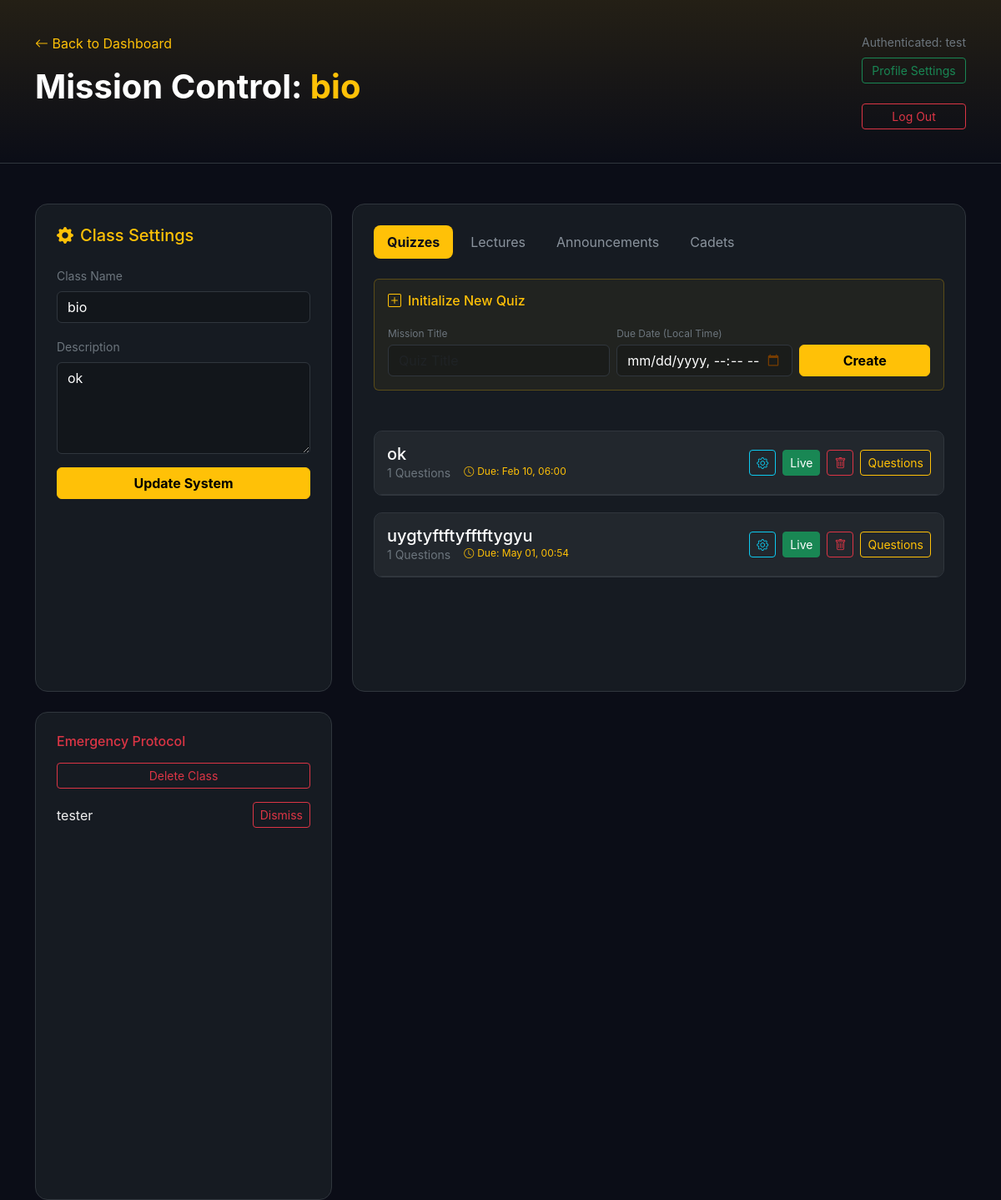
Screenshot of /classes/manage_class/3/ (signed in) with the database file from the repository.
### classes/models.py (models this page shows, shortened)
class ClassModel(models.Model):
    name = models.CharField(max_length=200)
    description = models.TextField()
    author = models.ForeignKey(User, on_delete=models.CASCADE)
    tags = models.ManyToManyField(Tag, related_name="classes")
    students = models.ManyToManyField(User, related_name="enrolled_classes", blank=True)

class Quiz(models.Model):
    course = models.ForeignKey(ClassModel, on_delete=models.CASCADE, related_name='quizzes')
    title = models.CharField(max_length=200)
    is_published = models.BooleanField(default=False)
    created_at = models.DateTimeField(auto_now_add=True)
    due_date = models.DateTimeField(null=True, blank=True)

### classes/views.py (the view, shortened to what this page needs)
# urls.py: path("manage_class/<int:pk>/", views.manage_class, name="manage_class"),
@login_required
def manage_class(request, pk):
    class_obj = get_object_or_404(ClassModel, pk=pk)
    quizzes = class_obj.quizzes.all().order_by('-created_at')
    quizzes = Quiz.objects.filter(course=class_obj)
    students = class_obj.students.all()
    submissions = SubmitQuiz.objects.filter(quiz__course=class_obj)
    all_data = {}
    for student in students:
        all_data[student.username] = [
        ["Student username", "Quiz", "Correct answers", "Incorrect answers", "Date submited", "Punctuality"]
    ]
    for sub in submissions:
        name = sub.student.username
        tab = all_data.get(name)
        if tab is not None:
            if sub.date <= sub.quiz.due_date:
                punc = "On time"
            else:
                punc = "Late"
            tab.append([name, sub.quiz.title, sub.score, sub.quiz.questions.count() - sub.score, sub.date, punc])
        else:
            continue
    return render(request, 'classes/manage_class.html', {
        'class_obj': class_obj,
        'quizzes': quizzes,
        'students': class_obj.students.all(),
        'lectures': class_obj.lectures.all(),
        'dictionary' : all_data,
        'announcements': class_obj.announcements.all(),
    })

### classes/models.py (called while the page is built)
    def get_file_count(self):
        files = [self.file_1, self.file_2, self.file_3, self.file_4, self.file_5]
        return len([f for f in files if f])

### classes/templates/classes/manage_class.html (shortened to what this page needs)
{% load static %}
<!DOCTYPE html>
<html lang="en">
<head>
    <link rel="stylesheet" href="https://cdn.jsdelivr.net/npm/bootstrap-icons@1.11.1/font/bootstrap-icons.css">
    <link href="https://cdn.jsdelivr.net/npm/bootstrap@5.3.0/dist/css/bootstrap.min.css" rel="stylesheet">
</head>
<body>
<header class="manage-header mb-5">
    <div class="container d-flex justify-content-between align-items-start">
        <div>
            <a href="{% url 'classes:index' %}" class="text-warning text-decoration-none mb-3 d-inline-block">
                <i class="bi bi-arrow-left"></i> Back to Dashboard
            </a>
            <h1 class="display-6 fw-bold text-white">Mission Control: <span class="text-warning">{{ class_obj.name }}</span></h1>
        </div>
        <div class="text-end">
            <p class="small text-secondary mb-2">Authenticated: {{ user.username }}</p>
            <form action="{% url 'accounts:profile_settings' request.user.pk %}" method="post">
                <button type="submit" class="btn btn-outline-success btn-sm w-100">
                    Profile Settings
                </button>
            </form>
<br>
            <form action="{% url 'classes:log_out' %}" method="post">
                <button type="submit" class="btn btn-outline-danger btn-sm w-100">
                    Log Out
                </button>
            </form>
        </div>
    </div>
</header>
<main class="container mb-5">
    <div class="row g-4">
        <div class="col-lg-4">
            <div class="glass-card mb-4">
                <h3 class="h5 text-warning mb-4"><i class="bi bi-gear-fill me-2"></i>Class Settings</h3>
                <form method="POST">
                    <div class="mb-3">
                        <label class="form-label text-secondary small">Class Name</label>
                        <input type="text" name="name" class="form-control" value="{{ class_obj.name }}">
                    </div>
                    <div class="mb-3">
                        <label class="form-label text-secondary small">Description</label>
                        <textarea name="description" class="form-control" rows="4">{{ class_obj.description }}</textarea>
                    </div>
                    <button type="submit" name="manage" value="change" class="btn btn-warning w-100 fw-bold">Update System</button>
                </form>
            </div>
            <div class="glass-card">
                <h3 class="h6 text-danger mb-3">Emergency Protocol</h3>
                <form method="POST" onsubmit="return confirm('Delete this class and all data?');">
                    <button type="submit" name="manage" value="delete" class="btn btn-outline-danger btn-sm w-100">Delete Class</button>
                </form>
                {% for student in students %}
                   <ul class="mt-3 list-unstyled">
                        <li class="d-flex justify-content-between align-items-center mb-2">
                            <span>{{ student.username }}</span>
                            <form action="{% url 'classes:dismiss' class_obj.pk student.pk %}"
                                  method="POST"
                                  onsubmit="return confirm('Are you sure you want to dismiss {{ student.username }} from this class?');">
                                <button type="submit" class="btn btn-sm btn-outline-danger">Dismiss</button>
                            </form>
                        </li>
                    </ul>
                {% endfor %}
            </div>
        </div>
        <div class="col-lg-8">
            <div class="glass-card">
                <ul class="nav nav-pills mb-4" id="pills-tab" role="tablist">
                    <li class="nav-item"><button class="nav-link active" data-bs-toggle="pill" data-bs-target="#quiz-content">Quizzes</button></li>
                    <li class="nav-item"><button class="nav-link" data-bs-toggle="pill" data-bs-target="#lecture-content">Lectures</button></li>
                    <li class="nav-item"><button class="nav-link" data-bs-toggle="pill" data-bs-target="#announcement-content">Announcements</button></li>
                    <li class="nav-item"><button class="nav-link" data-bs-toggle="pill" data-bs-target="#assign-content">Cadets</button></li>
                </ul>
                <div class="tab-content">
                    <div class="tab-pane fade show active" id="quiz-content">
                        <div class="mb-5 p-3 rounded border border-warning border-opacity-25" style="background: rgba(255,193,7,0.05)">
                            <h4 class="h6 text-warning mb-3"><i class="bi bi-plus-square me-2"></i>Initialize New Quiz</h4>
                            <form method="POST" class="row g-2 align-items-end">
                                <div class="col-md-5">
                                    <label class="tiny text-secondary mb-1">Mission Title</label>
                                    <input type="text" name="quiz_title" class="form-control" placeholder="Quiz Title" required>
                                </div>
                                <div class="col-md-4">
                                    <label class="tiny text-secondary mb-1">Due Date (Local Time)</label>
                                    <input type="datetime-local" name="due_date" class="form-control">
                                </div>
                                <div class="col-md-3">
                                    <button type="submit" name="manage" value="create_quiz_container" class="btn btn-warning w-100 fw-bold">Create</button>
                                </div>
                            </form>
                        </div>
                        {% for quiz in quizzes %}
                        <div class="quiz-container">
                            <div class="quiz-header d-flex justify-content-between align-items-center">
                                <div>
                                    <h5 class="mb-0 text-white">{{ quiz.title }}</h5>
                                    <div class="d-flex gap-3">
                                        <small class="text-secondary">{{ quiz.questions.count }} Questions</small>
                                        {% if quiz.due_date %}
                                        <small class="text-warning tiny"><i class="bi bi-clock me-1"></i>Due: {{ quiz.due_date|date:"M d, H:i" }}</small>
                                        {% endif %}
                                    </div>
                                </div>
                                <div class="d-flex gap-2">
                                    <button class="btn btn-sm btn-outline-info" data-bs-toggle="modal" data-bs-target="#editQuiz{{ quiz.id }}"><i class="bi bi-gear"></i></button>
                                    <form method="POST">
                                        <button type="submit" name="manage" value="toggle_quiz" class="btn btn-sm {% if quiz.is_published %}btn-success{% else %}btn-outline-secondary{% endif %}">
                                            {% if quiz.is_published %}Live{% else %}Draft{% endif %}
                                        </button>
                                    </form>
                                    <form method="POST" onsubmit="return confirm('Permanently delete this quiz?');">
                                        <button type="submit" name="manage" value="delete_quiz" class="btn btn-sm btn-outline-danger"><i class="bi bi-trash"></i></button>
                                    </form>
                                    <button class="btn btn-sm btn-outline-warning" data-bs-toggle="collapse" data-bs-target="#quiz-{{ quiz.id }}">Questions</button>
                                </div>
                            </div>
                        </div>
                        {% endfor %}
                    </div>
                </div>
            </div>
        </div>
    </div>
</main>
</body>
</html>

### classes/templates/classes/manage_class.html (style rules this page uses)
:root { --space-black: #0b0d17; --star-gold: #ffc107; --star-blue: #0dcaf0; --card-bg: #161b22; --border-color: #30363d; }
body { background-color: var(--space-black); color: #f0f0f0; font-family: 'Inter', sans-serif; }
.manage-header { background: linear-gradient(180deg, rgba(255,193,7,0.1) 0%, rgba(11,13,23,1) 100%); padding: 40px 0; border-bottom: 1px solid var(--border-color); }
.glass-card { background-color: var(--card-bg); border: 1px solid var(--border-color); border-radius: 15px; padding: 25px; height: 100%; }
.form-control, .form-select { background-color: rgba(0, 0, 0, 0.2); border: 1px solid var(--border-color); color: white; }
.nav-pills .nav-link { color: #8b949e; border-radius: 8px; margin-right: 5px; }
.nav-pills .nav-link.active { background-color: var(--star-gold); color: var(--space-black); font-weight: bold; }
.quiz-container { border: 1px solid var(--border-color); border-radius: 10px; overflow: hidden; margin-bottom: 20px; }
.quiz-header { background: rgba(255,255,255,0.05); padding: 15px; border-bottom: 1px solid var(--border-color); }
input[type="datetime-local"] { color-scheme: dark; position: relative; }
.tiny { font-size: 0.75rem; }

### rows the page displays
ClassModel: name "bio", description "ok"
Quiz: title "ok", questions.count "1", due_date "Feb 10, 06:00", is_published "Live"
Quiz: title "uygtyftftyfftftygyu", questions.count "1", due_date "May 01, 00:54", is_published "Live"

### other values shown
{{ user.username }} "test"
{{ student.username }} "tester"
